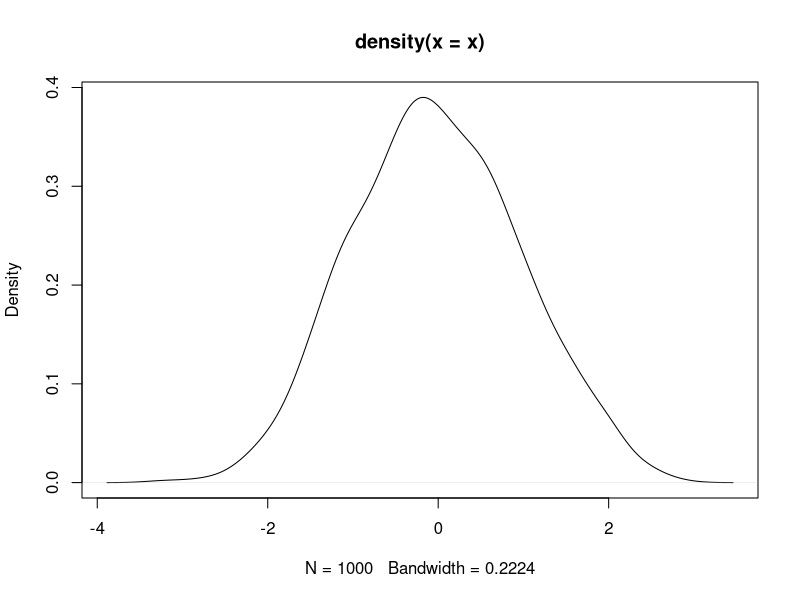
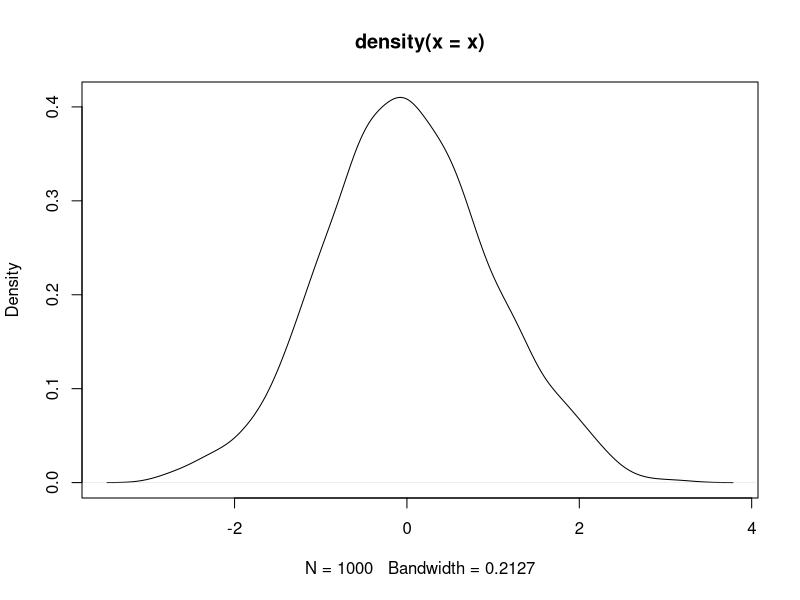
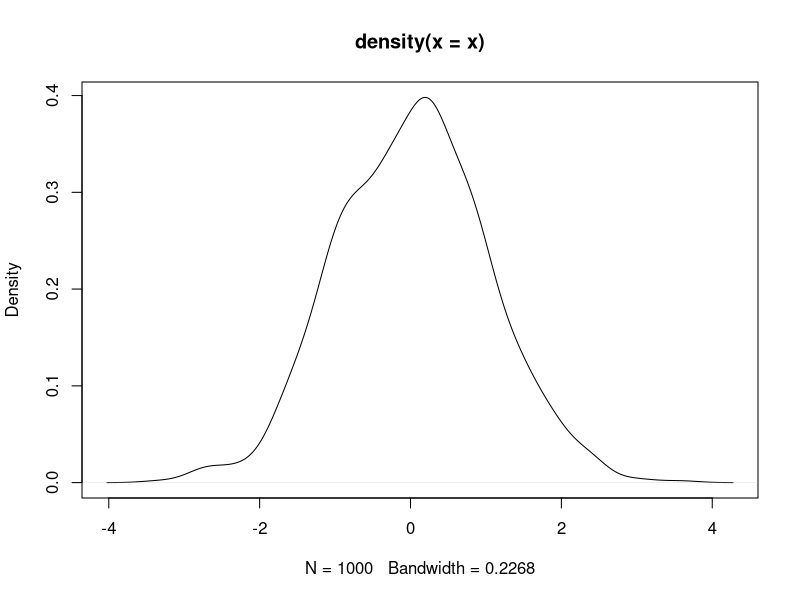

Here is the R script that generated these plots, in order:
## ---- chunk 1
knitr::opts_chunk$set(echo = TRUE, fig.align = "center", fig.path = "../figure/")
## ---- chunk 2
x <- 3 * 4
## ---- chunk 3
x <- rnorm(1000)
head(x)
## ---- chunk 4
plot(density(x))
## ---- chunk 5
x <- rnorm(1000)
head(x)
## ---- chunk 6
plot(density(x))
## ---- chunk 7
x <- rnorm(1000)
head(x)
## ---- chunk 8
plot(density(x))
